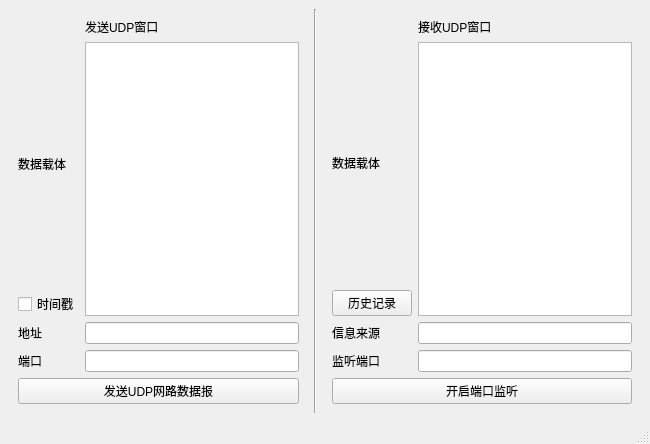
<?xml version="1.0" encoding="UTF-8"?>
<ui version="4.0">
 <class>MainWin2</class>
 <widget class="QMainWindow" name="MainWin2">
  <property name="geometry">
   <rect>
    <x>0</x>
    <y>0</y>
    <width>650</width>
    <height>444</height>
   </rect>
  </property>
  <property name="windowTitle">
   <string>MainWindow</string>
  </property>
  <widget class="QWidget" name="centralwidget">
   <layout class="QHBoxLayout" name="horizontalLayout">
    <item>
     <widget class="QWidget" name="widget" native="true">
      <layout class="QGridLayout" name="gridLayout">
       <item row="3" column="1">
        <widget class="QLineEdit" name="LEditSendPort"/>
       </item>
       <item row="1" column="0">
        <layout class="QVBoxLayout" name="verticalLayout">
         <item>
          <widget class="QLabel" name="label_4">
           <property name="text">
            <string>数据载体</string>
           </property>
          </widget>
         </item>
         <item>
          <widget class="QCheckBox" name="checkTimeStamp">
           <property name="text">
            <string>时间戳</string>
           </property>
          </widget>
         </item>
        </layout>
       </item>
       <item row="2" column="1">
        <widget class="QLineEdit" name="LEditSendAddress"/>
       </item>
       <item row="3" column="0">
        <widget class="QLabel" name="label_2">
         <property name="text">
          <string>端口</string>
         </property>
        </widget>
       </item>
       <item row="2" column="0">
        <widget class="QLabel" name="label">
         <property name="text">
          <string>地址</string>
         </property>
        </widget>
       </item>
       <item row="0" column="1">
        <widget class="QLabel" name="label_3">
         <property name="text">
          <string>发送UDP窗口</string>
         </property>
        </widget>
       </item>
       <item row="4" column="0" colspan="2">
        <widget class="QPushButton" name="btnSend">
         <property name="text">
          <string>发送UDP网路数据报</string>
         </property>
        </widget>
       </item>
       <item row="1" column="1">
        <widget class="QPlainTextEdit" name="TEditSend"/>
       </item>
      </layout>
     </widget>
    </item>
    <item>
     <widget class="Line" name="line">
      <property name="orientation">
       <enum>Qt::Vertical</enum>
      </property>
     </widget>
    </item>
    <item>
     <widget class="QWidget" name="widget_3" native="true">
      <layout class="QGridLayout" name="gridLayout_2">
       <item row="0" column="1">
        <widget class="QLabel" name="label_8">
         <property name="text">
          <string>接收UDP窗口</string>
         </property>
        </widget>
       </item>
       <item row="1" column="0">
        <layout class="QVBoxLayout" name="verticalLayout_2">
         <item>
          <widget class="QLabel" name="label_7">
           <property name="text">
            <string>数据载体</string>
           </property>
          </widget>
         </item>
         <item>
          <widget class="QPushButton" name="btnReceiveLog">
           <property name="text">
            <string>历史记录</string>
           </property>
           <property name="checkable">
            <bool>true</bool>
           </property>
          </widget>
         </item>
        </layout>
       </item>
       <item row="1" column="1">
        <widget class="QPlainTextEdit" name="TEditReceive"/>
       </item>
       <item row="2" column="0">
        <widget class="QLabel" name="label_5">
         <property name="text">
          <string>信息来源</string>
         </property>
        </widget>
       </item>
       <item row="2" column="1">
        <widget class="QLineEdit" name="LEditReceiveAddress"/>
       </item>
       <item row="3" column="0">
        <widget class="QLabel" name="label_6">
         <property name="text">
          <string>监听端口</string>
         </property>
        </widget>
       </item>
       <item row="3" column="1">
        <widget class="QLineEdit" name="LEditReceivePort"/>
       </item>
       <item row="4" column="0" colspan="2">
        <widget class="QPushButton" name="btnReceiveEnable">
         <property name="text">
          <string>开启端口监听</string>
         </property>
        </widget>
       </item>
      </layout>
     </widget>
    </item>
   </layout>
  </widget>
  <widget class="QMenuBar" name="menubar">
   <property name="geometry">
    <rect>
     <x>0</x>
     <y>0</y>
     <width>650</width>
     <height>17</height>
    </rect>
   </property>
  </widget>
  <widget class="QStatusBar" name="statusbar"/>
 </widget>
 <resources/>
 <connections/>
</ui>
